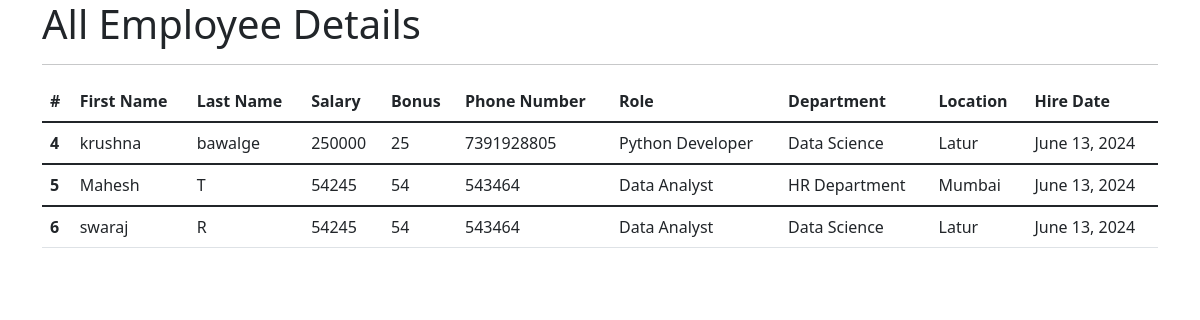
The app's page /all_emp with its own data.
### emp_app/models.py (models this page shows, shortened)
class Employee(models.Model):
    first_name = models.CharField(max_length=100,null=False)
    last_name = models.CharField(max_length=100)
    dept = models.ForeignKey(Department,on_delete=models.CASCADE)
    salary=models.IntegerField(default=0)
    bonus=models.IntegerField(default=0)
    role = models.ForeignKey(Role,on_delete=models.CASCADE)
    phone = models.IntegerField(default=0)
    hire_date = models.DateField()

class Role(models.Model):
    name=models.CharField(max_length=100,null=False)

class Department(models.Model):
    name=models.CharField(max_length=100,null=False)
    location =models.CharField(max_length=100)

### emp_app/views.py (the view)
# urls.py: path('all_emp',views.all_emp, name='all_emp'),
def all_emp(request):
    emps = Employee.objects.all()
    context = {
        'emps': emps
    }
    return render(request, 'view_all_emp.html', context)

### emp_app/templates/view_all_emp.html (shortened to what this page needs)
<!doctype html>
<html lang="en">
  <head>
    <link href="https://cdn.jsdelivr.net/npm/bootstrap@5.1.3/dist/css/bootstrap.min.css" rel="stylesheet">
  </head>
  <body>
        <div class="container">
            <h1>All Employee Details</h1><hr>
            <table class="table">
                <thead>
                  <tr>
                    <th scope="col">#</th>
                    <th scope="col">First Name</th>
                    <th scope="col">Last Name</th>
                    <th scope="col">Salary</th>
                    <th scope="col">Bonus</th>
                    <th scope="col">Phone Number</th>
                    <th scope="col">Role</th>
                    <th scope="col">Department</th>
                    <th scope="col">Location</th>
                    <th scope="col">Hire Date</th>
                  </tr>
                </thead>
                {% for emp in emps %}
                <tbody>
                  <tr>
                    <th scope="row">{{emp.id}}</th>
                    <td>{{emp.first_name}}</td>
                    <td>{{emp.last_name}}</td>
                    <td>{{emp.salary}}</td>
                    <td>{{emp.bonus}}</td>
                    <td>{{emp.phone}}</td>
                    <td>{{emp.role.name}}</td>
                    <td>{{emp.dept.name}}</td>
                    <td>{{emp.dept.location}}</td>
                    <td>{{emp.hire_date}}</td>
                  </tr>
                </tbody>
                {% endfor %}
              </table>
        </div>
  </body>
</html>

### records on screen
Employee: id "4", first_name "krushna", last_name "bawalge", salary "250000", bonus "25", phone "7391928805", role.name "Python Developer", dept.name "Data Science", dept.location "Latur", hire_date "June 13, 2024"
Employee: id "5", first_name "Mahesh", last_name "T", salary "54245", bonus "54", phone "543464", role.name "Data Analyst", dept.name "HR Department", dept.location "Mumbai", hire_date "June 13, 2024"
Employee: id "6", first_name "swaraj", last_name "R", salary "54245", bonus "54", phone "543464", role.name "Data Analyst", dept.name "Data Science", dept.location "Latur", hire_date "June 13, 2024"
